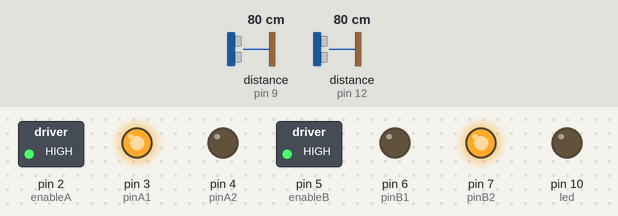
A sketch run on a simulated Arduino Uno, built with avr-gcc and run on an emulated ATmega328P. Shown: switched loads named in the sketch (green lamp = pin HIGH), output pins drawn as LEDs (lit = HIGH). Wiring (inferred from the names in the program): 2 × ultrasonic range finder: trigger pin 8, echo pin 9 / trigger pin 11, echo pin 12. Inputs (shaded band) come from the test bench; at power-on: distance to the obstacle (sensors on pin 9, pin 12) 80 cm. The echo pulse lasts 58.3 µs per cm; pins used as bus, display or sensor lines are not drawn.

Above: at 2.0 s.
2.1 s: distance to the obstacle (sensor on pin 9) set to 32 cm
4.6 s: distance to the obstacle (sensor on pin 9) set to 27 cm
At 6.3 s:
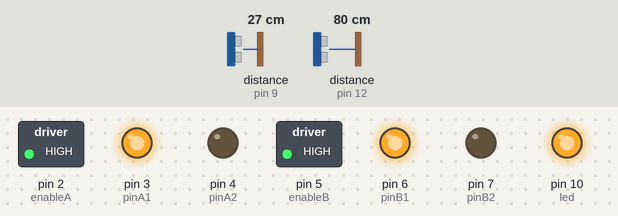
7.3 s: distance to the obstacle (sensor on pin 9) set to 35 cm
At 9.8 s:
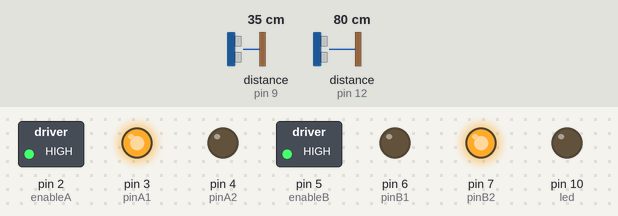
10.1 s: distance to the obstacle (sensor on pin 9) set to 2 cm
At 12.8 s:
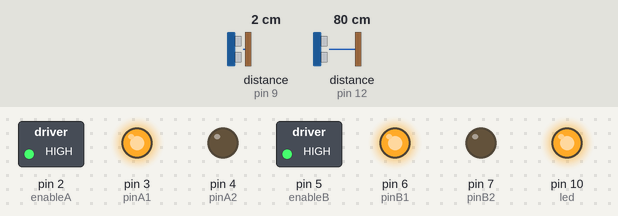
Timing chart, 0 to 14.3 s (numbered marks = the images above; inputs shaded):
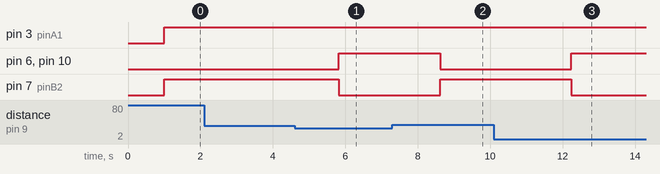

The sketch:

SpinDetectTest.ino
```cpp
// Motor A pins (enableA = enable motor, pinA1 = forward, pinA2 = backward)
int enableA = 2;
int pinA1 = 3;
int pinA2 = 4;

//Motor B pins (enabledB = enable motor, pinB2 = forward, pinB2 = backward)
int enableB = 5;
int pinB1 = 6;
int pinB2 = 7;

int trigPin = 8;
int echoPin = 9;
int trigPin2 = 11;
int echoPin2 = 12;
int led = 10;
int led2 = 13;

//This lets you run the loop a single time for testing
boolean run = true;
boolean looking = true;

void setup() {
Serial.begin (9600);
pinMode(trigPin, OUTPUT);
pinMode(echoPin2, INPUT);
pinMode(trigPin2, OUTPUT);
pinMode(echoPin, INPUT);
pinMode(led, OUTPUT);

pinMode(enableA, OUTPUT);
pinMode(pinA1, OUTPUT);
pinMode(pinA2, OUTPUT);

pinMode(enableB, OUTPUT);
pinMode(pinB1, OUTPUT);
pinMode(pinB2, OUTPUT);

enableMotors(153);
}

void loop() {
  if(run){
    enableMotors(153);

      long  duration, distance, duration2, distance2;
      digitalWrite(trigPin, LOW);  // Added this line
      digitalWrite(trigPin2, LOW);  // Added this line
      delayMicroseconds(2); // Added this line
      digitalWrite(trigPin, HIGH);
      digitalWrite(trigPin2, HIGH);
      delayMicroseconds(10);
      digitalWrite(trigPin, LOW);
      digitalWrite(trigPin2, LOW);
      duration = pulseIn(echoPin, HIGH);
      duration2 = pulseIn(echoPin2, HIGH);
      distance = (duration/2) / 29.1;
      distance2 = (duration2/2) / 29.1;

      if (distance < 30) {  // This is where the LED On/Off happens
        //An object was detected, therefore stop turning
        digitalWrite(led,HIGH); // When the Red condition is met, the Green LED should turn off
        looking = false;
      } else {
        digitalWrite(led,LOW);
      }

      if (distance2 > 5) {  // This is where the LED On/Off happens
        digitalWrite(led2, HIGH);
        backward(1000);
      } else {
        digitalWrite(led2, LOW);
      }

    if(looking){
      //Turn right, unless an object was detected
      turnRight(200);
    } else {
      //Go forward, to push the object
      forward(400);
      looking = true;
    }
  }
}

//Define high-level H-bridge commands

void enableMotors(int power)
{
motorAOn(power);
motorBOn(power);
}

void disableMotors()
{
motorAOff();
motorBOff();
}

void forward(int time)
{
motorAForward();
motorBForward();
delay(time);
}

void backward(int time)
{
motorABackward();
motorBBackward();
delay(time);
}

void turnLeft(int time)
{
motorABackward();
motorBForward();
delay(time);
}

void turnRight(int time)
{
motorAForward();
motorBBackward();
delay(time);
}

void coast(int time)
{
motorACoast();
motorBCoast();
delay(time);
}

void brake(int time)
{
motorABrake();
motorBBrake();
delay(time);
}
//Define low-level H-bridge commands

//enable motors
void motorAOn(int power)
{
digitalWrite(enableA, power);
}

void motorBOn(int power)
{
digitalWrite(enableB, power);
}

//disable motors
void motorAOff()
{
digitalWrite(enableB, LOW);
}

void motorBOff()
{
digitalWrite(enableA, LOW);
}

//motor A controls
void motorAForward()
{
digitalWrite(pinA1, HIGH);
digitalWrite(pinA2, LOW);
}

void motorABackward()
{
digitalWrite(pinA1, LOW);
digitalWrite(pinA2, HIGH);
}

//motor B controls
void motorBForward()
{
digitalWrite(pinB1, HIGH);
digitalWrite(pinB2, LOW);
}

void motorBBackward()
{
digitalWrite(pinB1, LOW);
digitalWrite(pinB2, HIGH);
}

//coasting and braking
void motorACoast()
{
digitalWrite(pinA1, LOW);
digitalWrite(pinA2, LOW);
}

void motorABrake()
{
digitalWrite(pinA1, HIGH);
digitalWrite(pinA2, HIGH);
}

void motorBCoast()
{
digitalWrite(pinB1, LOW);
digitalWrite(pinB2, LOW);
}

void motorBBrake()
{
digitalWrite(pinB1, HIGH);
digitalWrite(pinB2, HIGH);
}
```

Measured:
- the behaviour switches between 30 and 29 cm on distance to the obstacle (sensor on pin 9) (found by bisection; images 0 and 1)
- after the input at 2.1 s, every drawn part: stays the same
- after the input at 4.6 s, pin 6 (pinB1), pin 10 (led): LOW → HIGH after 1.2 s; pin 7 (pinB2): HIGH → LOW after 1.2 s
- after the input at 7.3 s, pin 6 (pinB1), pin 10 (led): HIGH → LOW after 1.3 s; pin 7 (pinB2): LOW → HIGH after 1.3 s
- after the input at 10.1 s, pin 6 (pinB1), pin 10 (led): LOW → HIGH after 2.1 s; pin 7 (pinB2): HIGH → LOW after 2.1 s
